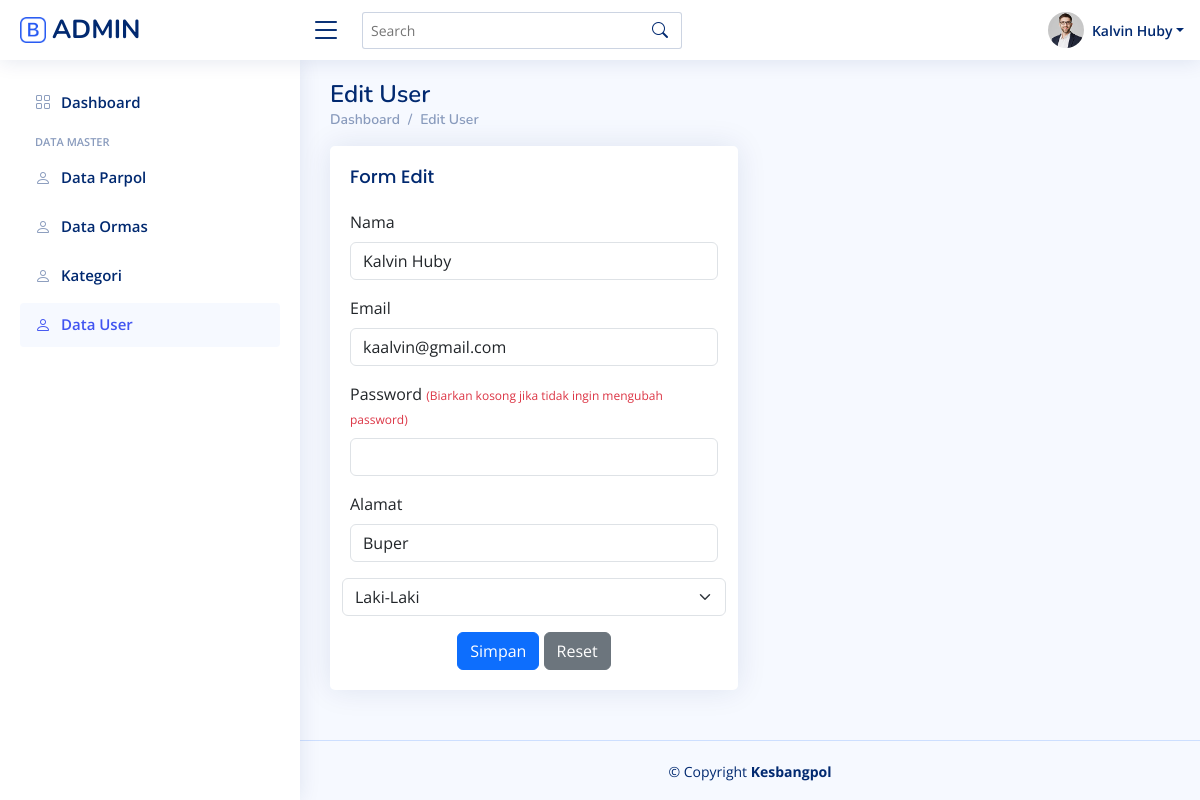
/admin/user/proses/edit_user.php?id=2 (signed in), run on the app's committed database.
### tables this page shows
CREATE TABLE `tbl_user` (
  `id` int(11) NOT NULL,
  `nama` varchar(125) NOT NULL,
  `email` varchar(125) NOT NULL,
  `password` varchar(125) NOT NULL,
  `alamat` varchar(125) NOT NULL,
  `jenis_kelamin` varchar(125) NOT NULL
);

### admin/user/proses/UserModel.php (called while the page is built, shortened)
<?php
class UserModel {
    private $pdo;
    public function __construct($pdo) {
        $this->pdo = $pdo;
    }
    public function getById($id) {
        $stmt = $this->pdo->prepare("SELECT * FROM tbl_user WHERE id = ?");
        $stmt->execute([$id]);
        return $stmt->fetch(PDO::FETCH_ASSOC);
    }
}
?>

### admin/user/proses/UserController.php (called while the page is built, shortened)
<?php
include 'UserModel.php';
class UserController {
    private $model;
    public function __construct($pdo) {
        $this->model = new UserModel($pdo);
    }
    public function getUser($id) {
        return $this->model->getById($id);
    }
}
?>

### admin/user/proses/edit_user.php (the view, shortened to what this page needs)
<?php
include '../../../koneksi.php';
include 'UserController.php';
$us = $_SESSION['user'];
$userController = new UserController($pdo);
$id = $_GET['id'];
$user = $userController->getUser($id);
?>
<!DOCTYPE html>
<html lang="en">
<head>
  <link href="../../assets/vendor/bootstrap/css/bootstrap.min.css" rel="stylesheet">
  <link href="../../assets/vendor/bootstrap-icons/bootstrap-icons.css" rel="stylesheet">
  <link href="../../assets/vendor/boxicons/css/boxicons.min.css" rel="stylesheet">
  <link href="../../assets/vendor/quill/quill.snow.css" rel="stylesheet">
  <link href="../../assets/vendor/quill/quill.bubble.css" rel="stylesheet">
  <link href="../../assets/vendor/remixicon/remixicon.css" rel="stylesheet">
  <link href="../../assets/vendor/simple-datatables/style.css" rel="stylesheet">
  <link href="../../assets/css/style.css" rel="stylesheet">
</head>
<body>
  <header id="header" class="header fixed-top d-flex align-items-center">
    <div class="d-flex align-items-center justify-content-between">
      <a href="index.html" class="logo d-flex align-items-center">
        <img src="../assets/img/logo.png" alt="">
        <span class="d-none d-lg-block">ADMIN</span>
      </a>
      <i class="bi bi-list toggle-sidebar-btn"></i>
    </div>
    <div class="search-bar">
      <form class="search-form d-flex align-items-center" method="POST" action="#">
        <input type="text" name="query" placeholder="Search" title="Enter search keyword">
        <button type="submit" title="Search"><i class="bi bi-search"></i></button>
      </form>
    </div>
    <nav class="header-nav ms-auto">
      <ul class="d-flex align-items-center">
        <li class="nav-item dropdown pe-3">
          <a class="nav-link nav-profile d-flex align-items-center pe-0" href="#" data-bs-toggle="dropdown">
            <img src="../../assets/img/profile-img.jpg" alt="Profile" class="rounded-circle">
            <span class="d-none d-md-block dropdown-toggle ps-2">              <?php echo htmlspecialchars($us['nama']); ?></span>
          </a>
        </li>
      </ul>
    </nav>
  </header>
  <aside id="sidebar" class="sidebar">
  <ul class="sidebar-nav" id="sidebar-nav">
<li class="nav-item">
  <a class="nav-link collapsed" href="../../dashboard.php">
    <i class="bi bi-grid"></i>
    <span>Dashboard</span>
  </a>
</li>
<li class="nav-heading">Data Master</li>
<li class="nav-item ">
  <a class="nav-link collapsed" href="../../parpol/parpol.php">
    <i class="bi bi-person"></i>
    <span>Data Parpol</span>
  </a>
</li>
<li class="nav-item">
  <a class="nav-link collapsed " href="../../ormas/ormas.php">
    <i class="bi bi-person"></i>
    <span>Data Ormas</span>
  </a>
</li>
<li class="nav-item">
  <a class="nav-link collapsed" href="../../kategori/kategori.php">
    <i class="bi bi-person"></i>
    <span>Kategori</span>
  </a>
</li>
<li class="nav-item">
  <a class="nav-link " href="#">
    <i class="bi bi-person"></i>
    <span>Data User</span>
  </a>
</li>
</ul>
  </aside>
  <main id="main" class="main">
<div class="pagetitle">
  <h1>Edit User</h1>
  <nav>
    <ol class="breadcrumb">
      <li class="breadcrumb-item"><a href="index.html">Dashboard</a></li>
      <li class="breadcrumb-item">Edit User</li>
    </ol>
  </nav>
</div>
<section class="section">
  <div class="row">
    <div class="col-lg-6">
      <div class="card">
        <div class="card-body">
          <h5 class="card-title">Form Edit</h5>
          <form method="post"  class="row g-3">
            <div class="col-12">
              <label for="inputNanme4" class="form-label">Nama</label>
              <input required  type="text" name="nama"  value="<?= htmlspecialchars($user['nama']) ?>" class="form-control" id="inputNanme4">
            </div>
            <div class="col-12">
              <label for="inputNanme4" class="form-label">Email</label>
              <input required type="email"  value="<?= htmlspecialchars($user['email']) ?>" name="email" class="form-control" id="inputNanme4">
            </div>
            <div class="col-12">
              <label for="inputNanme4" class="form-label">Password     <small style="font-size: 12px;" class="text-danger">(Biarkan kosong jika tidak ingin mengubah password)</small>
              </label>
              <input required type="password"   name="password" class="form-control" id="inputNanme4">
            </div>
            <div class="col-12">
              <label for="inputNanme4" class="form-label">Alamat</label>
              <input required type="text" name="alamat" value="<?= htmlspecialchars($user['alamat']) ?>" class="form-control" id="inputNanme4">
            </div>
            <select required id="id_kategori" name="jenis_kelamin" class="form-select">
                    <option selected  value="<?= htmlspecialchars($user['jenis_kelamin']) ?>"> <?= htmlspecialchars($user['jenis_kelamin']) ?></option>
                    </select>
            <div class="text-center">
              <button type="submit" name="edit_user" class="btn btn-primary">Simpan</button>
              <button type="reset" class="btn btn-secondary">Reset</button>
            </div>
          </form>
        </div>
      </div>
    </div>
  </div>
</section>
</main>
  <footer id="footer" class="footer">
    <div class="copyright">
      &copy; Copyright <strong><span>Kesbangpol</span></strong>
    </div>
  </footer>
</body>
</html>

### admin/assets/css/style.css (style rules this page uses)
:root { scroll-behavior: smooth; }
body { font-family: "Open Sans", sans-serif; background: #f6f9ff; color: #444444; }
a { color: #4154f1; text-decoration: none; }
h1, h2, h3, h4, h5, h6 { font-family: "Nunito", sans-serif; }
#main { margin-top: 60px; padding: 20px 30px; transition: all 0.3s; }
.pagetitle { margin-bottom: 10px; }
.pagetitle h1 { font-size: 24px; margin-bottom: 0; font-weight: 600; color: #012970; }
.card { margin-bottom: 30px; border: none; border-radius: 5px; box-shadow: 0px 0 30px rgba(1, 41, 112, 0.1); }
.card-title { padding: 20px 0 15px 0; font-size: 18px; font-weight: 500; color: #012970; font-family: "Poppins", sans-serif; }
.card-body { padding: 0 20px 20px 20px; }
.breadcrumb { font-size: 14px; font-family: "Nunito", sans-serif; color: #899bbd; font-weight: 600; }
.breadcrumb a { color: #899bbd; transition: 0.3s; }
.breadcrumb .breadcrumb-item::before { color: #899bbd; }
.logo { line-height: 1; }
@media (min-width: 1200px) { .logo { width: 280px; } }
.logo img { max-height: 26px; margin-right: 6px; }
.logo span { font-size: 26px; font-weight: 700; color: #012970; font-family: "Nunito", sans-serif; }
.header { transition: all 0.5s; z-index: 997; height: 60px; box-shadow: 0px 2px 20px rgba(1, 41, 112, 0.1); background-color: #fff; padding-left: 20px; }
.header .toggle-sidebar-btn { font-size: 32px; padding-left: 10px; cursor: pointer; color: #012970; }
.header .search-bar { min-width: 360px; padding: 0 20px; }
.header .search-form { width: 100%; }
.header .search-form input { border: 0; font-size: 14px; color: #012970; border: 1px solid rgba(1, 41, 112, 0.2); padding: 7px 38px 7px 8px; border-radius: 3px; transition: 0.3s; width: 100%; }
.header .search-form button { border: 0; padding: 0; margin-left: -30px; background: none; }
.header .search-form button i { color: #012970; }
.header-nav ul { list-style: none; }
.header-nav>ul { margin: 0; padding: 0; }
.header-nav .nav-profile { color: #012970; }
.header-nav .nav-profile img { max-height: 36px; }
.header-nav .nav-profile span { font-size: 14px; font-weight: 600; }
.sidebar { position: fixed; top: 60px; left: 0; bottom: 0; width: 300px; z-index: 996; transition: all 0.3s; padding: 20px; overflow-y: auto; scrollbar-width: thin; scrollbar-color: #aab7cf transparent; box-shadow: 0px 0px 20px rgba(1, 41, 112, 0.1); background-color: #fff; }
@media (min-width: 1200px) { #main, #footer { margin-left: 300px; } }
.sidebar-nav { padding: 0; margin: 0; list-style: none; }
.sidebar-nav li { padding: 0; margin: 0; list-style: none; }
.sidebar-nav .nav-item { margin-bottom: 5px; }
.sidebar-nav .nav-heading { font-size: 11px; text-transform: uppercase; color: #899bbd; font-weight: 600; margin: 10px 0 5px 15px; }
.sidebar-nav .nav-link { display: flex; align-items: center; font-size: 15px; font-weight: 600; color: #4154f1; transition: 0.3; background: #f6f9ff; padding: 10px 15px; border-radius: 4px; }
.sidebar-nav .nav-link i { font-size: 16px; margin-right: 10px; color: #4154f1; }
.sidebar-nav .nav-link.collapsed { color: #012970; background: #fff; }
.sidebar-nav .nav-link.collapsed i { color: #899bbd; }
.footer { padding: 20px 0; font-size: 14px; transition: all 0.3s; border-top: 1px solid #cddfff; }
.footer .copyright { text-align: center; color: #012970; }

### data on the page
tbl_user: nama "Kalvin Huby", email "kaalvin@gmail.com", alamat "Buper", jenis_kelamin "Laki-Laki"
